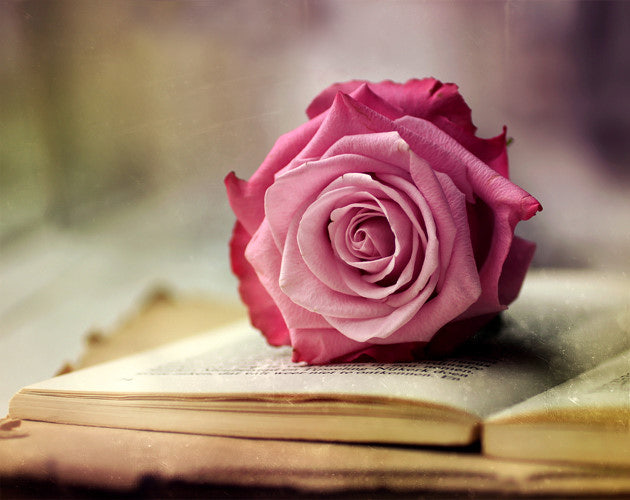
#> input picture ai/OpenCV/image.jpg, 630 x 500 px
$ python 2025052903.py
#> lines starting #> are read from the running program, lines starting #| are printed output that depends on the picture
import cv2
from imutils import translate
import numpy as np

image = cv2.imread("image.jpg")
#> image is the input picture: shape (500, 630, 3); mean B, G, R 108.8, 124.1, 159.6
print("width: {} pixels".format(image.shape[1]))
#| width: 630 pixels
print("height: {} pixels".format(image.shape[0]))
#| height: 500 pixels
#cv2.imshow("Original", image)

shifted = translate(image, 25, 50)
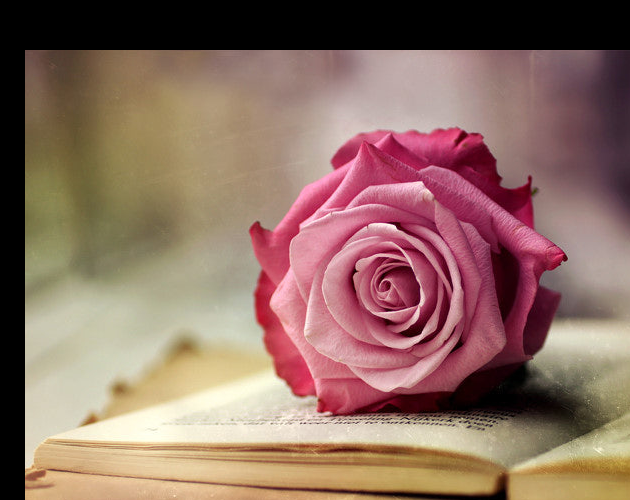
#> shifted: shape (500, 630, 3); mean B, G, R 99.5, 111.2, 142.5
#cv2.imshow("Shift Down & Right", shifted)

shifted = translate(image, -25, -50)
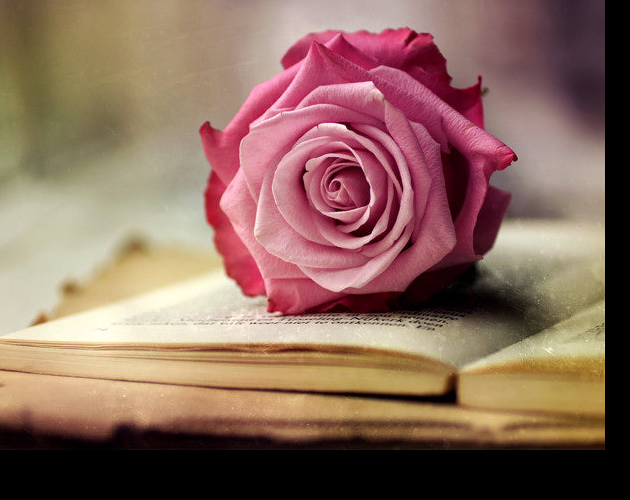
#> shifted: shape (500, 630, 3); mean B, G, R 94.1, 107.5, 139.9
#cv2.imshow("Shift Up & Left", shifted)

(h,w) = image.shape[:2]
#> h = 500; w = 630
center = (w//2, h//2)
#> center = (315, 250)
M = cv2.getRotationMatrix2D(center, 45, 1.0)
rotated = cv2.warpAffine(image, M, (w, h))
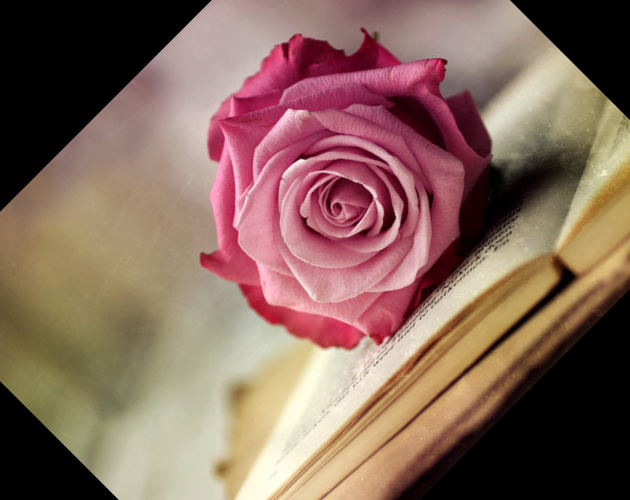
#> rotated: shape (500, 630, 3); mean B, G, R 92.2, 104.2, 134.5
#cv2.imshow("Rotated by 45 degrees", rotated)

M = cv2.getRotationMatrix2D(center, -45, 0.5)
rotated = cv2.warpAffine(image, M, (w, h))
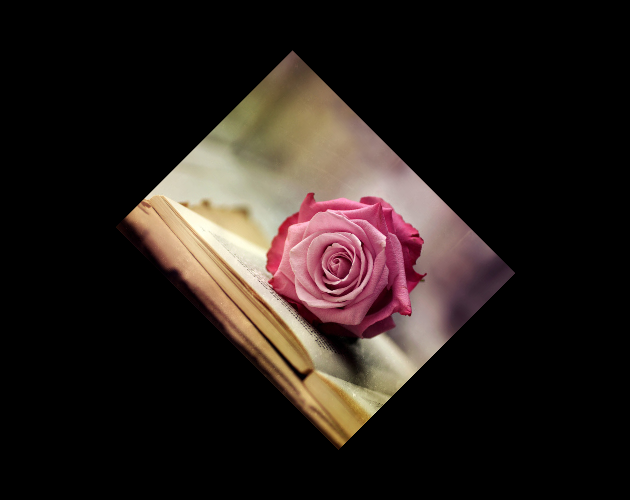
#> rotated: shape (500, 630, 3); mean B, G, R 27.2, 31, 39.9
#cv2.imshow("Rotated by -45 degrees", rotated)
# 과제 : 회전시 이미지가 윈도우에 패킹(꼭 맞게)되도록 한다...
# 오늘 실습 예제의 기능들을 모두 imutils.py에 넣어 모듈화한다.
r = 150/ image.shape[1]
#> r = 0.238
dim = (150, int(image.shape[0] *r))
#> dim = (150, 119)
resized = cv2.resize(image, dim,
                     interpolation=cv2.INTER_AREA)
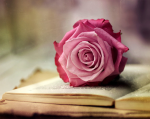
#> resized: shape (119, 150, 3); mean B, G, R 108.8, 124.1, 159.6
#cv2.imshow("Resized (Width)", resized)

print("max of 255: {}".format(cv2.add(np.uint8([200]), np.uint8([100]))))
print("min of 255: {}".format(cv2.subtract(np.uint8([50]), np.uint8([100]))))

print("wrap around: {}".format(np.uint8([200]) + np.uint8([100])))
print("wrap around: {}".format(np.uint8([50]) - np.uint8([100])))

M = np.ones(image.shape, dtype="uint8")* 100
added = cv2.add(image, M)
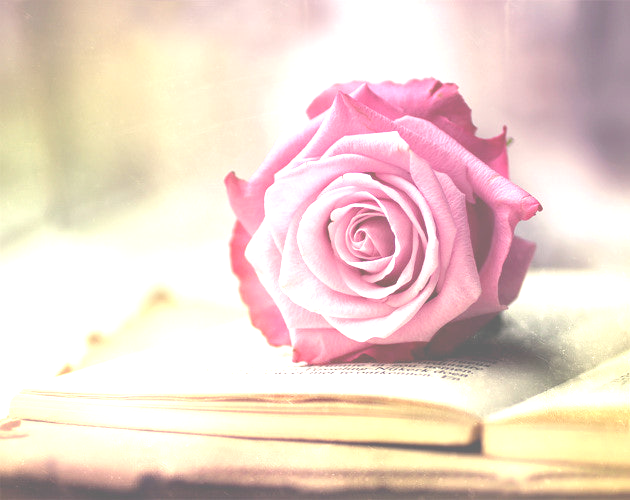
#> added: shape (500, 630, 3); mean B, G, R 203.6, 213.5, 236.2
cv2.imshow("Added", added)
M = np.ones(image.shape, dtype="uint8")* 50
subtracted = cv2.subtract(image, M)
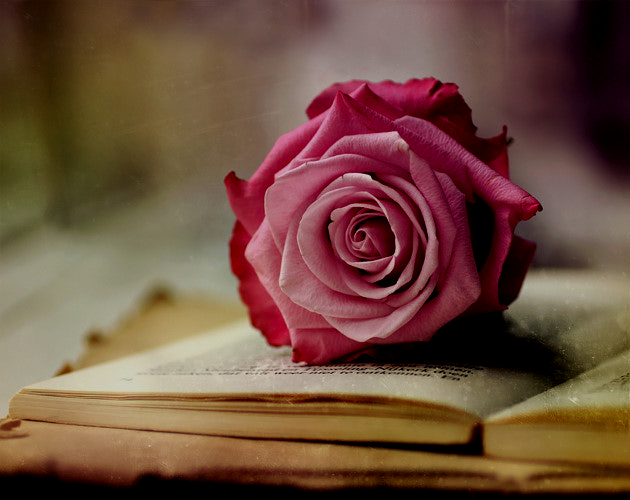
#> subtracted: shape (500, 630, 3); mean B, G, R 61.8, 78.1, 110.9
cv2.imshow("Subtracted", subtracted)

cv2.waitKey(0)
cv2.destroyAllWindows()
